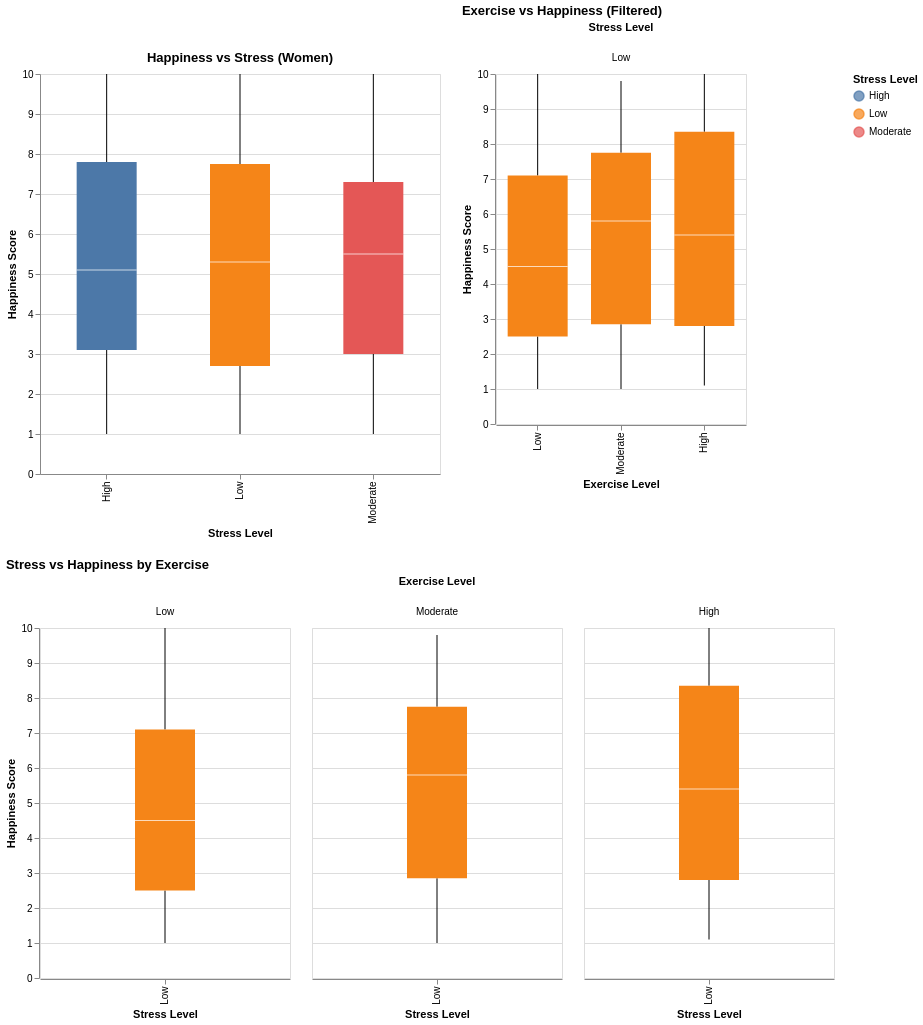

Write notebook code for a chart like this one.
### Code cell
alt.data_transformers.disable_max_rows()

# Filter data
women_data = df[df["Gender"] == "Female"]

# DROPDOWN PARAM (safe in Colab)
stress_param = alt.param(
    name="stress_filter",
    bind=alt.binding_select(options=["Low", "Moderate", "High"]),
    value="Low"
)

# Filter condition
filter_condition = alt.datum["Stress Level"] == stress_param

# CHART 1
chart1 = alt.Chart(women_data).mark_boxplot(size=60).encode(
    x=alt.X("Stress Level:N"),
    y=alt.Y("Happiness Score:Q"),
    color="Stress Level:N",
    tooltip=["Stress Level", "Happiness Score"]
).add_params(
    stress_param
).properties(
    title="Happiness vs Stress (Women)",
    width=400,
    height=400
)

# CHART 2
chart2 = alt.Chart(women_data).mark_boxplot(size=60).encode(
    x=alt.X("Exercise Level:N", sort=["Low","Moderate","High"]),
    y="Happiness Score:Q",
    column="Stress Level:N",
    color="Stress Level:N",
    tooltip=["Exercise Level","Happiness Score","Stress Level"]
).transform_filter(
    filter_condition
).properties(
    title="Exercise vs Happiness (Filtered)",
    width=250,
    height=350
)

# CHART 3
chart3 = alt.Chart(women_data).mark_boxplot(size=60).encode(
    x="Stress Level:N",
    y="Happiness Score:Q",
    column=alt.Column("Exercise Level:N", sort=["Low","Moderate","High"]),
    color="Stress Level:N",
    tooltip=["Exercise Level","Happiness Score","Stress Level"]
).transform_filter(
    filter_condition
).properties(
    title="Stress vs Happiness by Exercise",
    width=250,
    height=350
)

# DASHBOARD
final_chart = (chart1 | chart2) & chart3

final_chart

### Figure 1 — Vega-Lite specification as saved in the notebook (floating-point values rounded to 4 significant figures; data arrays with more than 128 entries replaced by an {"elided": "..."} marker saying what was removed)
{"config": {"view": {"continuousWidth": 300, "continuousHeight": 300}}, "vconcat": [{"hconcat": [{"mark": {"type": "boxplot", "size": 60}, "encoding": {"color": {"field": "Stress Level", "type": "nominal"}, "tooltip": [{"field": "Stress Level", "type": "nominal"}, {"field": "Happiness Score", "type": "quantitative"}], "x": {"field": "Stress Level", "type": "nominal"}, "y": {"field": "Happiness Score", "type": "quantitative"}}, "height": 400, "title": "Happiness vs Stress (Women)", "width": 400}, {"mark": {"type": "boxplot", "size": 60}, "encoding": {"color": {"field": "Stress Level", "type": "nominal"}, "column": {"field": "Stress Level", "type": "nominal"}, "tooltip": [{"field": "Exercise Level", "type": "nominal"}, {"field": "Happiness Score", "type": "quantitative"}, {"field": "Stress Level", "type": "nominal"}], "x": {"field": "Exercise Level", "sort": ["Low", "Moderate", "High"], "type": "nominal"}, "y": {"field": "Happiness Score", "type": "quantitative"}}, "height": 350, "title": "Exercise vs Happiness (Filtered)", "transform": [{"filter": "(datum['Stress Level'] === stress_filter)"}], "width": 250}]}, {"mark": {"type": "boxplot", "size": 60}, "encoding": {"color": {"field": "Stress Level", "type": "nominal"}, "column": {"field": "Exercise Level", "sort": ["Low", "Moderate", "High"], "type": "nominal"}, "tooltip": [{"field": "Exercise Level", "type": "nominal"}, {"field": "Happiness Score", "type": "quantitative"}, {"field": "Stress Level", "type": "nominal"}], "x": {"field": "Stress Level", "type": "nominal"}, "y": {"field": "Happiness Score", "type": "quantitative"}}, "height": 350, "title": "Stress vs Happiness by Exercise", "transform": [{"filter": "(datum['Stress Level'] === stress_filter)"}], "width": 250}], "data": {"name": "data-57d13b237b02068d48295fc95255d8a2"}, "params": [{"name": "stress_filter", "bind": {"input": "select", "options": ["Low", "Moderate", "High"]}, "value": "Low"}], "$schema": "https://vega.github.io/schema/vega-lite/v6.1.0.json", "datasets": {"data-57d13b237b02068d48295fc95255d8a2": {"elided": "1024 records"}}}
